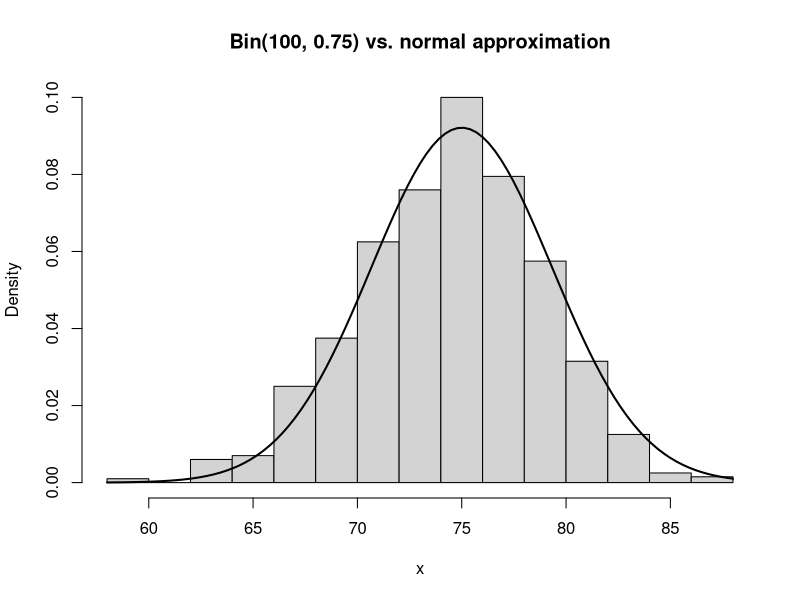
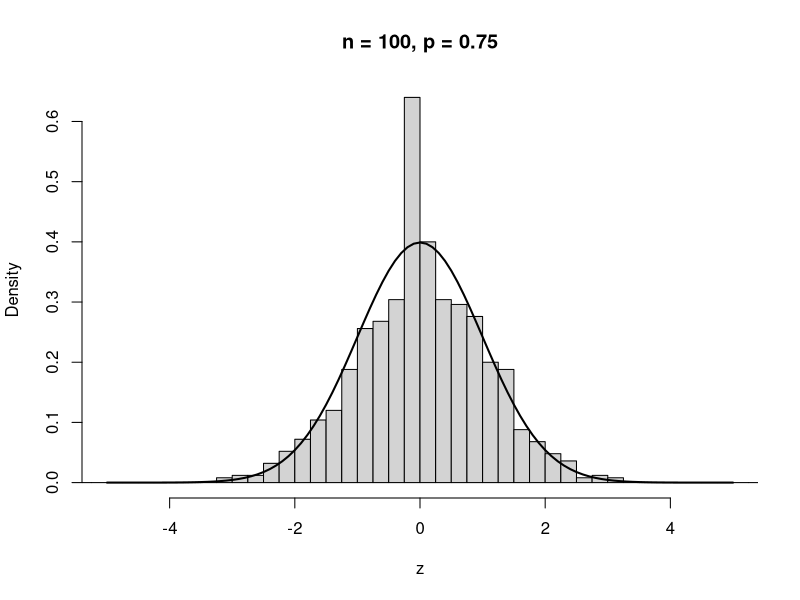
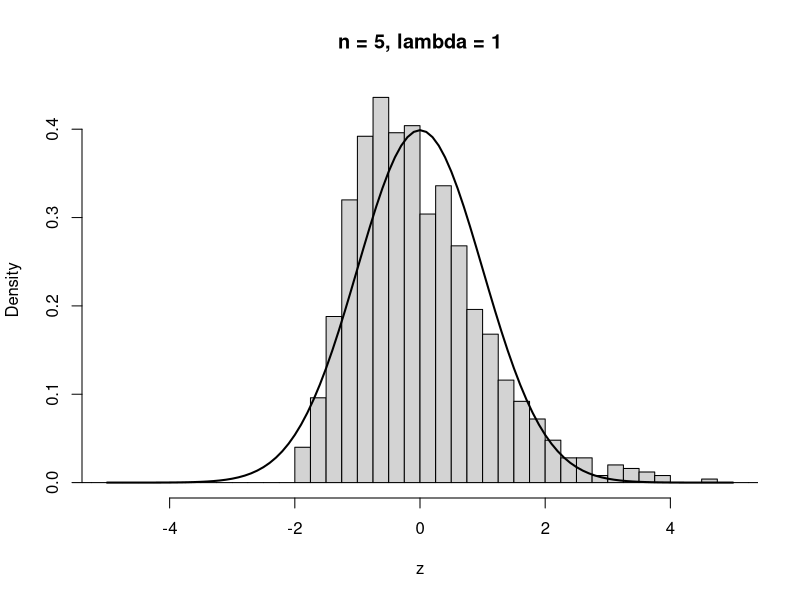

These figures' R source, in order:
# statistical inference 1
# sheet 01 exercise 1.3
# Topics: Central Limit Theorem, Binomial as sum of Bernoulli,
#         simulation, histogram vs. normal approximation

# Given X ~ Bin(100, 0.75), we first simulate X directly (a), since X is
# itself already a sum of n = 100 iid Bernoulli(0.75) variables. We then
# write functions plotting r standardised sample means against the
# standard normal, for Bernoulli (b) and Exp(lambda) (c) draws.

set.seed(1)

# ---- (a) ----
n <- 100
p <- 0.75
r <- 1000

binom_var <- rbinom(r, size = n, prob = p)

# CLT: X = sum_{i=1}^n B_i, B_i iid Bernoulli(p)
#   E(B_i) = p, Var(B_i) = p(1-p)
#   => E(X) = n*p, Var(X) = n*p*(1-p)
mu <- n * p
sigma2 <- n * p * (1 - p)

hist(binom_var, freq = FALSE, breaks = 20,
     main = "Bin(100, 0.75) vs. normal approximation",
     xlab = "x")
curve(dnorm(x, mean = mu, sd = sqrt(sigma2)), add = TRUE, lwd = 2)

# ---- (b) ----
CLT_sim_binomial <- function(n, p, r) {

  # sum of n Bernoulli(p) draws, repeated r times (equiv. to Binomial(n, p))
  samples <- rbinom(r, size = n, prob = p)

  # standardize: E(sum) = n*p, Var(sum) = n*p*(1-p)
  z <- (samples - n * p) / sqrt(n * p * (1 - p))

  # fixed bin width so histograms stay comparable across n and p
  hist(z, freq = FALSE, xlim = c(-5, 5), breaks = seq(-50, 50, by = 0.25),
       main = paste0("n = ", n, ", p = ", p),
       xlab = "z")
  curve(dnorm(x), add = TRUE, lwd = 2)
}

CLT_sim_binomial(n = 100, p = 0.75, r = 1000)

# Convergence is fastest for p near 0.5 and slower as p approaches 0 or 1,
# where larger n is needed before the histogram matches the standard normal.

# ---- (c) ----
CLT_sim_exp <- function(n, lambda, r) {

  # r sample means, each from n iid draws of Exp(lambda)
  sample_means <- replicate(r, mean(rexp(n, lambda)))

  # standardize: E(mean) = 1/lambda, Var(mean) = 1/(n*lambda^2)
  x_mean <- 1 / lambda
  x_sd <- sqrt(1 / (n * lambda ^ 2))
  z <- (sample_means - x_mean) / x_sd

  hist(z, freq = FALSE, xlim = c(-5, 5), breaks = seq(-50, 50, by = 0.25),
       main = paste0("n = ", n, ", lambda = ", lambda),
       xlab = "z")
  curve(dnorm(x), add = TRUE, lwd = 2)
}

CLT_sim_exp(n = 5, lambda = 1, r = 1000)

# Convergence depends only on n, not on lambda, since Exp is a scale family
# and its skewness is the same for every lambda. For small n the right skew
# is still clearly visible; from n around 30 the fit is close.
